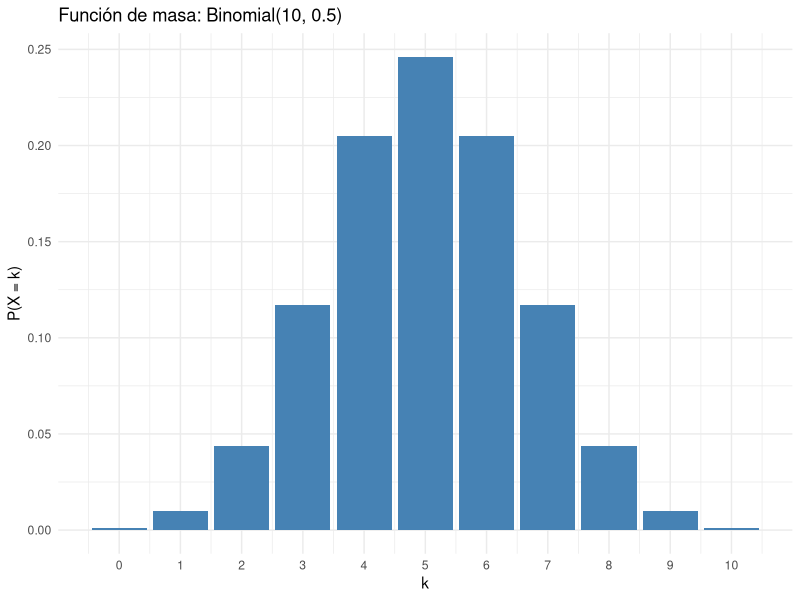
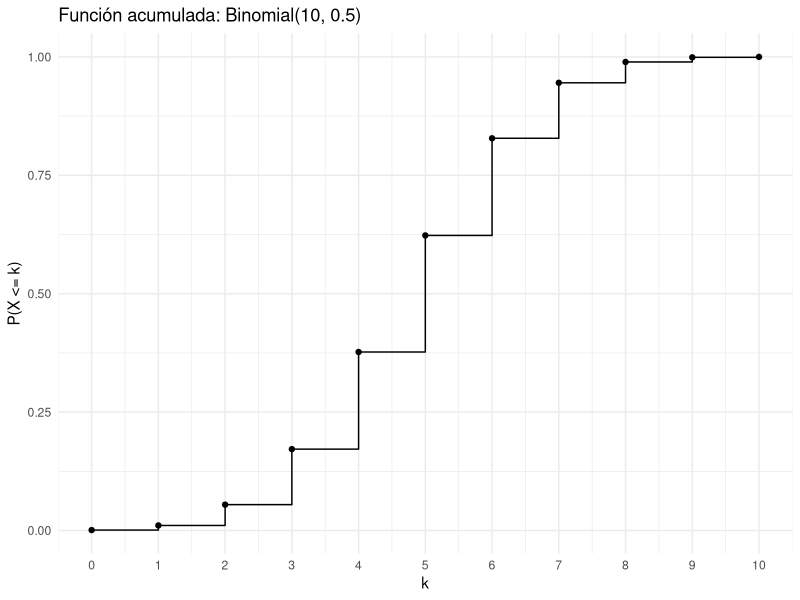
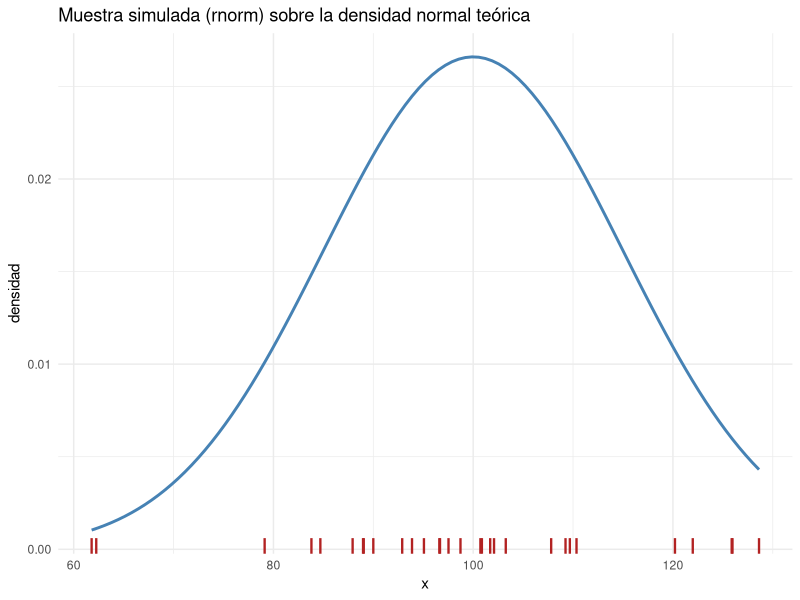
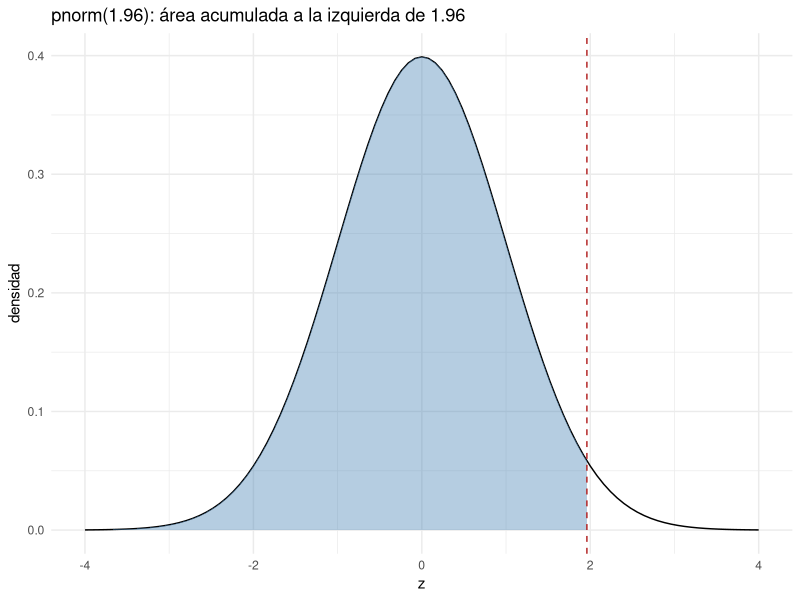
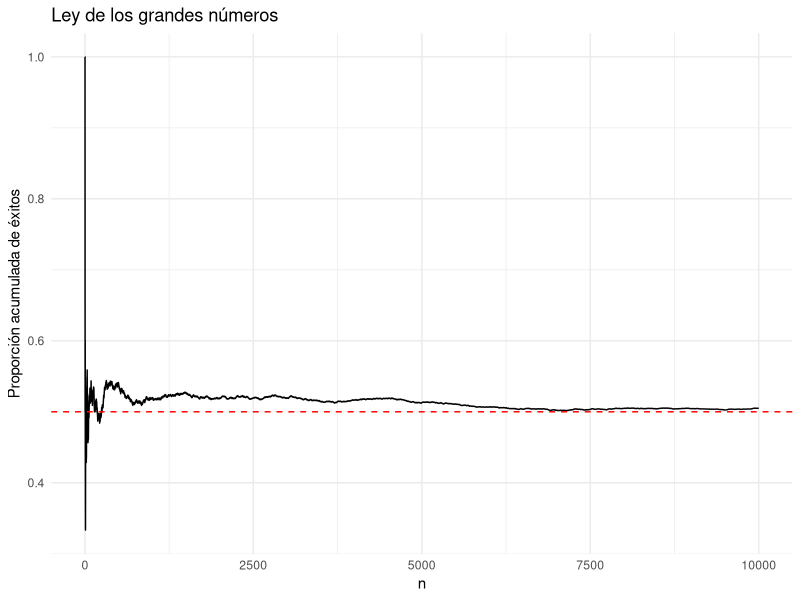
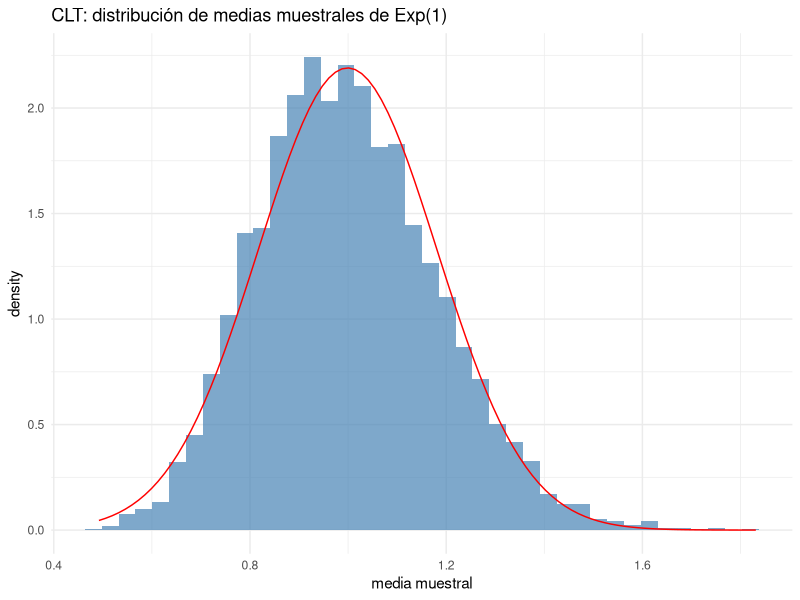
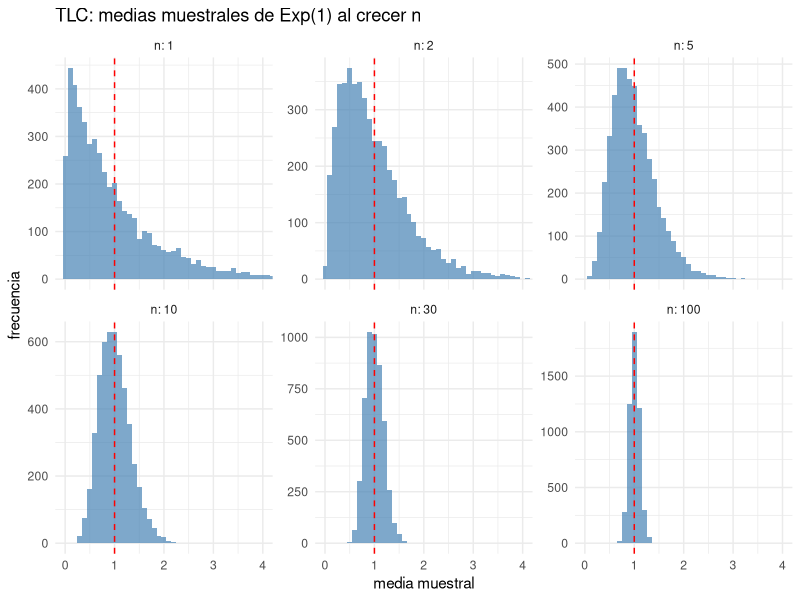
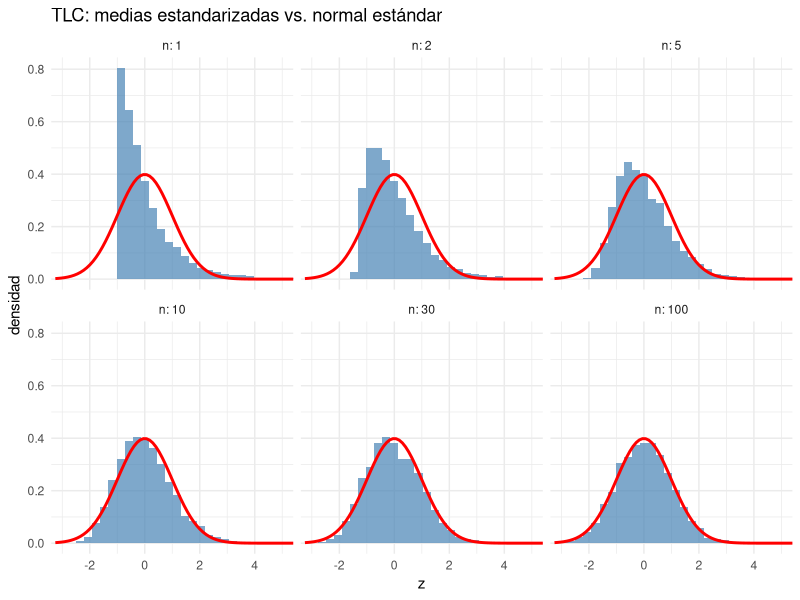

Source code (R) for these figures, in order:
# =============================================================================
# Sesión 6 — Día 3 · tarde — Cómputo estadístico y simulación
# Curso de nivelación en R — CIMAT Aguascalientes
# =============================================================================
#
# Objetivo de la sesión (2h):
#   Usar la familia d/p/q/r para trabajar con distribuciones, fijar semillas
#   para reproducibilidad, simular experimentos con Monte Carlo, generar
#   datasets ficticios (fechas, categorías, IDs), resumir datos con las
#   herramientas de estadística descriptiva de R (quantile, IQR, cor, cov,
#   skimr::skim()), y dar el primer paso hacia inferencia con t.test().

library(tidyverse)
library(skimr)      # resúmenes descriptivos rápidos de un data frame completo

# Función de la sesión anterior, la reutilizamos aquí:
error_estandar <- function(x, na.rm = TRUE) {
  n <- if (na.rm) sum(!is.na(x)) else length(x)
  sd(x, na.rm = na.rm) / sqrt(n)
}

# -----------------------------------------------------------------------------
# 1. Distribuciones en R: la familia d/p/q/r
# -----------------------------------------------------------------------------
# Para cada distribución (norm, binom, pois, unif, t, chisq, exp, ...) hay
# cuatro funciones:
#   d<dist>()  densidad / masa de probabilidad         dnorm(0)
#   p<dist>()  función de distribución acumulada (CDF)  pnorm(1.96)
#   q<dist>()  cuantil (inversa de la CDF)               qnorm(0.975)
#   r<dist>()  generación de números aleatorios          rnorm(10)

dnorm(0, mean = 0, sd = 1)          # altura de la densidad normal en 0
pnorm(1.96)                          # P(Z <= 1.96) ≈ 0.975
qnorm(0.975)                         # cuantil 97.5% ≈ 1.96
rnorm(5, mean = 100, sd = 15)        # 5 valores aleatorios N(100, 15^2)

# Mismo patrón para binomial, Poisson, etc.
dbinom(3, size = 10, prob = 0.5)     # P(X = 3) con X ~ Binomial(10, 0.5)
ppois(5, lambda = 3)                 # P(X <= 5) con X ~ Poisson(3)

# Discreta, X ~ Binomial(10, 0.5): número de águilas en 10 volados
# d = función de masa P(X = k)
dbinom(3, size = 10, prob = 0.5)             # P(X = 3)
dbinom(0:10, size = 10, prob = 0.5)          # toda la función de masa, k = 0, ..., 10
sum(dbinom(0:10, size = 10, prob = 0.5))     # suma 1

# p = función acumulada P(X <= k); de ella salen las demás probabilidades
pbinom(3, size = 10, prob = 0.5)             # P(X <= 3)
sum(dbinom(0:3, size = 10, prob = 0.5))      # lo mismo: la acumulada es la suma de la masa

1 - pbinom(3, size = 10, prob = 0.5)                    # P(X > 3)
pbinom(3, size = 10, prob = 0.5, lower.tail = FALSE)    # lo mismo, sin restar
pbinom(5, 10, 0.5) - pbinom(1, 10, 0.5)                 # P(2 <= X <= 5): se resta P(X <= 1), no P(X <= 2)

# q = cuantil
qbinom(0.5, size = 10, prob = 0.5)           # mediana: el k más chico con P(X <= k) >= 0.5

# La masa y la acumulada en gráfica
dist_binomial <- tibble(
  k         = 0:10,
  masa      = dbinom(k, size = 10, prob = 0.5),
  acumulada = pbinom(k, size = 10, prob = 0.5)
)

ggplot(dist_binomial, aes(k, masa)) +
  geom_col(fill = "steelblue") +
  scale_x_continuous(breaks = 0:10) +
  labs(title = "Función de masa: Binomial(10, 0.5)", y = "P(X = k)") +
  theme_minimal()

ggplot(dist_binomial, aes(k, acumulada)) +
  geom_step() +                        # escalón: la acumulada salta en cada k
  geom_point() +
  scale_x_continuous(breaks = 0:10) +
  labs(title = "Función acumulada: Binomial(10, 0.5)", y = "P(X <= k)") +
  theme_minimal()

# Continua, X ~ Normal(100, 15): d es una altura; las probabilidades salen de p
dnorm(100, mean = 100, sd = 15)              # altura de la curva en 100 (no es probabilidad)

pnorm(115, mean = 100, sd = 15)              # P(X <= 115)
1 - pnorm(115, mean = 100, sd = 15)          # P(X > 115)
pnorm(115, 100, 15) - pnorm(85, 100, 15)     # P(85 < X < 115)

qnorm(0.90, mean = 100, sd = 15)             # percentil 90
pnorm(qnorm(0.90, 100, 15), 100, 15)         # q y p son inversas: regresa 0.90

# ¿Dónde caen los valores simulados? Densidad teórica + la muestra encima
set.seed(2026)
muestra_normal <- rnorm(30, mean = 100, sd = 15)

ggplot(tibble(x = muestra_normal), aes(x = x)) +
  stat_function(fun = dnorm, args = list(mean = 100, sd = 15), color = "steelblue", linewidth = 1) +
  geom_rug(color = "firebrick", linewidth = 0.8) +
  labs(title = "Muestra simulada (rnorm) sobre la densidad normal teórica",
       x = "x", y = "densidad") +
  theme_minimal()

# pnorm() como área acumulada bajo la curva; qnorm() es la frontera de esa área
ggplot(tibble(x = c(-4, 4)), aes(x)) +
  stat_function(fun = dnorm) +
  stat_function(fun = dnorm, xlim = c(-4, 1.96), geom = "area", fill = "steelblue", alpha = 0.4) +
  geom_vline(xintercept = qnorm(0.975), linetype = "dashed", color = "firebrick") +
  labs(title = "pnorm(1.96): área acumulada a la izquierda de 1.96",
       x = "z", y = "densidad") +
  theme_minimal()

# -----------------------------------------------------------------------------
# 2. Números aleatorios y reproducibilidad
# -----------------------------------------------------------------------------

set.seed(2026)      # fija la semilla: reproducibilidad total de lo aleatorio
rnorm(3)
set.seed(2026)
rnorm(3)             # idéntico al anterior

# -----------------------------------------------------------------------------
# 3. Simulación Monte Carlo
# -----------------------------------------------------------------------------

# Ejemplo 1: Ley de los grandes números
set.seed(1)
lanzamientos <- sample(c(0, 1), size = 10000, replace = TRUE, prob = c(0.5, 0.5))
medias_acumuladas <- cumsum(lanzamientos) / seq_along(lanzamientos)

tibble(n = seq_along(medias_acumuladas), media = medias_acumuladas) %>%
  ggplot(aes(n, media)) +
  geom_line() +
  geom_hline(yintercept = 0.5, color = "red", linetype = "dashed") +
  labs(title = "Ley de los grandes números", x = "n", y = "Proporción acumulada de éxitos") +
  theme_minimal()

# Ejemplo 2: TLC -- muestras de una exponencial (asimétrica), medias se vuelven normales.
set.seed(1)
n_muestra <- 30
n_repeticiones <- 5000

medias <- replicate(n_repeticiones, mean(rexp(n_muestra, rate = 1)))

tibble(medias) %>%
  ggplot(aes(medias)) +
  geom_histogram(aes(y = after_stat(density)), bins = 40, fill = "steelblue", alpha = 0.7) +
  stat_function(fun = dnorm, args = list(mean = mean(medias), sd = sd(medias)), color = "red") +
  labs(title = "CLT: distribución de medias muestrales de Exp(1)", x = "media muestral") +
  theme_minimal()

# ¿Qué pasa cuando n crece? Repetimos la simulación para varios tamaños de muestra.
set.seed(1)
tamanos <- c(1, 2, 5, 10, 30, 100)

medias_por_n <- tibble(
  n     = rep(tamanos, each = n_repeticiones),
  media = unlist(lapply(tamanos, function(k) replicate(n_repeticiones, mean(rexp(k, rate = 1)))))
)

# Escala original: la forma pierde asimetría y se concentra alrededor de la media real (1)
ggplot(medias_por_n, aes(media)) +
  geom_histogram(binwidth = 0.1, fill = "steelblue", alpha = 0.7) +
  geom_vline(xintercept = 1, color = "red", linetype = "dashed") +
  facet_wrap(~ n, labeller = label_both, scales = "free_y") +   # label_both: título "n: 30"
  coord_cartesian(xlim = c(0, 4)) +
  labs(title = "TLC: medias muestrales de Exp(1) al crecer n", x = "media muestral", y = "frecuencia") +
  theme_minimal()

# Estandarizadas, z = (media - mu) / (sigma / sqrt(n)): se acercan a la N(0, 1) (curva roja)
medias_por_n %>%
  mutate(z = (media - 1) / (1 / sqrt(n))) %>%      # Exp(1): mu = 1, sigma = 1
  ggplot(aes(z)) +
  geom_histogram(aes(y = after_stat(density)), bins = 40, fill = "steelblue", alpha = 0.7) +
  stat_function(fun = dnorm, color = "red", linewidth = 1) +
  facet_wrap(~ n, labeller = label_both) +
  coord_cartesian(xlim = c(-3, 5)) +
  labs(title = "TLC: medias estandarizadas vs. normal estándar", x = "z", y = "densidad") +
  theme_minimal()

# Mismo fenómeno con una población discreta: el promedio de n lanzamientos de un dado
set.seed(1)
tamanos_dado <- c(1, 2, 10, 30)

medias_dado <- tibble(
  n     = rep(tamanos_dado, each = n_repeticiones),
  media = unlist(lapply(tamanos_dado, function(k) replicate(n_repeticiones, mean(sample(1:6, k, replace = TRUE)))))
)

ggplot(medias_dado, aes(media)) +
  geom_histogram(binwidth = 0.1, fill = "darkorange", alpha = 0.8) +
  facet_wrap(~ n, labeller = label_both, scales = "free_y") +
  labs(title = "TLC con un dado: promedio de n lanzamientos", x = "promedio de las caras", y = "frecuencia") +
  theme_minimal()

# Otras distribuciones: una función que repite la simulación para cualquier r<dist>()
simular_medias <- function(nombre, rdist, tamanos = c(1, 5, 30, 100)) {
  tibble(
    distribucion = nombre,
    n            = rep(tamanos, each = n_repeticiones),
    media        = unlist(lapply(tamanos, function(k) replicate(n_repeticiones, mean(rdist(k)))))
  )
}

# Continuas: sin importar la forma original, las medias estandarizadas se acercan a la N(0, 1)
set.seed(1)
medias_continuas <- bind_rows(      # bind_rows(): apila tablas con las mismas columnas
  simular_medias("Beta(0.5, 0.5): forma de U",   function(k) rbeta(k, 0.5, 0.5)),
  simular_medias("Chi-cuadrada(1): asimétrica",  function(k) rchisq(k, df = 1)),
  simular_medias("Lognormal(0, 1): cola pesada", function(k) rlnorm(k))
)

medias_continuas %>%
  group_by(distribucion, n) %>%
  mutate(z = (media - mean(media)) / sd(media)) %>%     # estandariza dentro de cada panel
  ggplot(aes(z)) +
  geom_histogram(aes(y = after_stat(density)), binwidth = 0.25, fill = "steelblue", alpha = 0.7) +
  stat_function(fun = dnorm, color = "red", linewidth = 0.8) +
  facet_grid(distribucion ~ n, labeller = labeller(n = label_both)) +
  coord_cartesian(xlim = c(-3, 5)) +
  labs(title = "TLC con distribuciones continuas: medias estandarizadas vs. N(0, 1)", x = "z", y = "densidad") +
  theme_minimal()

# Discretas: se grafica la suma (entera) en vez de la media; tienen la misma forma (media = suma / n)
set.seed(1)
medias_discretas <- bind_rows(
  simular_medias("Poisson(0.5)",    function(k) rpois(k, lambda = 0.5)),
  simular_medias("Geométrica(0.3)", function(k) rgeom(k, prob = 0.3))
)

medias_discretas %>%
  mutate(suma = round(media * n)) %>%
  ggplot(aes(suma)) +
  geom_bar(fill = "darkorange", alpha = 0.8) +
  facet_wrap(~ distribucion + n, scales = "free", ncol = 4, labeller = labeller(n = label_both)) +
  labs(title = "TLC con distribuciones discretas: suma de n observaciones", x = "suma (= n * media)", y = "frecuencia") +
  theme_minimal()

# -----------------------------------------------------------------------------
# 4. Generar datos ficticios para practicar
# -----------------------------------------------------------------------------
# Dataset ficticio combinando sample(), fechas y las funciones r<dist>() ya vistas.

set.seed(42)
n <- 200

datos_ficticios <- tibble(
  id        = sprintf("ID%03d", 1:n),                                    # identificador secuencial
  fecha     = sample(seq(as.Date("2024-01-01"), as.Date("2024-12-31"),
                          by = "day"), n, replace = TRUE),                # fechas aleatorias en un rango
  categoria = sample(c("A", "B", "C"), n, replace = TRUE,
                      prob = c(0.5, 0.3, 0.2)),                          # categorías con probabilidades distintas
  cliente   = sample(c("Ana", "Luis", "Marta", "Iván", "Sofía"), n,
                      replace = TRUE),                                   # nombres ficticios (con repetición)
  monto     = round(rgamma(n, shape = 2, rate = 0.1), 2)                 # numérica asimétrica (p.ej. montos de compra)
)

datos_ficticios
table(datos_ficticios$categoria)          # verifica que las proporciones cuadran aprox.

# -----------------------------------------------------------------------------
# 5. Estadística descriptiva: resumen numérico
# -----------------------------------------------------------------------------
# Más allá de mean()/sd(), estas son las funciones que vas a usar todo el
# tiempo para resumir una variable numérica.

x <- mtcars$mpg

summary(x)                            # resumen de 6 números: min, Q1, mediana, media, Q3, max
quantile(x)                           # cuartiles (0%, 25%, 50%, 75%, 100%)
quantile(x, probs = c(0.1, 0.9))      # cuantiles arbitrarios
IQR(x)                                # rango intercuartílico: Q3 - Q1 (dispersión robusta)

# cor()/cov(): relación ENTRE dos variables numéricas
cor(mtcars$mpg, mtcars$hp)     # correlación de Pearson, entre -1 y 1
cov(mtcars$mpg, mtcars$hp)     # covarianza (misma idea, sin normalizar a [-1, 1])

# cor() sobre varias columnas a la vez da la matriz de correlaciones
cor(mtcars[, c("mpg", "hp", "wt")])

# skimr::skim() automatiza todo lo anterior: punto de partida típico al explorar un dataset.
skim(mtcars[, c("mpg", "hp", "wt")])

# Lo mismo, con datos reales del curso:
clima <- read_csv("data/clima.csv")
quantile(clima$precipitacion_mm)
IQR(clima$precipitacion_mm)
cor(clima$temperatura_c, clima$precipitacion_mm)

# -----------------------------------------------------------------------------
# 6. Introducción a la inferencia: t.test()
# -----------------------------------------------------------------------------
# t.test() hace una prueba t y, de paso, regresa el intervalo de confianza
# para la media: ya no hace falta calcularlo a mano con error_estandar().

set.seed(2026)
muestra <- rnorm(30, mean = 100, sd = 15)

prueba <- t.test(muestra, mu = 95)   # H0: la media poblacional es 95
prueba
prueba$p.value          # valor p
prueba$conf.int         # intervalo de confianza (95% por default)

# Comparar dos grupos (dos muestras independientes):
grupo1 <- rnorm(20, mean = 50, sd = 5)
grupo2 <- rnorm(20, mean = 53, sd = 5)

t.test(grupo1, grupo2, var.equal = TRUE)    # asumiendo varianzas iguales
t.test(grupo1, grupo2, var.equal = FALSE)   # prueba de Welch (varianzas distintas; es el default)

# Con notación de fórmula, sobre datos reales: ¿difiere la temperatura entre ciudades?
t.test(temperatura_c ~ ciudad, data = clima)

# =============================================================================
# EJERCICIOS
# =============================================================================

# 1. Usando qnorm(), encuentra el valor crítico de una normal estándar para
#    un intervalo de confianza del 90%.

# 2. Simula 10,000 lanzamientos de un dado justo (sample(1:6, ...)) y
#    verifica con una tabla (table()/prop.table()) que cada cara aparece
#    aproximadamente 1/6 de las veces.

# 3. Escribe una función `intervalo_confianza_media(x, conf = 0.95)` que
#    reciba un vector y regrese el intervalo de confianza para la media
#    usando la aproximación normal: media +/- z * error_estandar(x).

# 4. (Reto) Repite la simulación del CLT del ejemplo 2 pero partiendo de una
#    distribución uniforme (runif) y de una binomial con p = 0.05
#    (muy asimétrica). ¿Con qué tamaño de muestra n empieza a verse
#    razonablemente normal en cada caso?

# 5. Genera tu propio dataset ficticio con al menos 4 columnas (incluyendo una
#    fecha y una variable categórica) y n = 150 filas. Usa table()/
#    prop.table() para verificar que las categorías respetan aproximadamente
#    las probabilidades que definiste en el prob de sample().

# 6. Usando mtcars$wt, calcula el resumen de 5 números (quantile()), el IQR,
#    y determina si hay valores atípicos con la regla Q1 - 1.5*IQR /
#    Q3 + 1.5*IQR. ¿Cuál es la correlación entre wt y mpg? ¿Tiene sentido
#    el signo?

# 7. Simula dos muestras normales con medias distintas (rnorm) y usa t.test()
#    para probar si la diferencia de medias es significativa. Repite con
#    medias iguales: ¿cambia el valor p como esperabas?

# =============================================================================
# EJEMPLO: simular y analizar un experimento A/B
# =============================================================================
# Combina simulación, estadística descriptiva y t.test en un solo flujo: el
# tipo de análisis que harías con datos reales de un experimento.

set.seed(7)
n_por_grupo <- 40

# Simulamos un experimento: el grupo B (una versión nueva de una página web)
# tiene un tiempo de conversión ligeramente menor (mejor) que el grupo A.
tiempo_A <- rnorm(n_por_grupo, mean = 45, sd = 12)   # segundos, versión actual
tiempo_B <- rnorm(n_por_grupo, mean = 40, sd = 12)   # segundos, versión nueva

experimento <- tibble(
  grupo = rep(c("A", "B"), each = n_por_grupo),
  tiempo = c(tiempo_A, tiempo_B)
)

# Resumen descriptivo por grupo
experimento %>%
  group_by(grupo) %>%
  summarize(n = n(), media = mean(tiempo), mediana = median(tiempo),
            sd = sd(tiempo), IQR = IQR(tiempo))

# Visualizar antes de probar formalmente -- siempre vale la pena
ggplot(experimento, aes(x = grupo, y = tiempo, fill = grupo)) +
  geom_boxplot(alpha = 0.7) +
  labs(title = "Tiempo de conversión por grupo del experimento", y = "segundos") +
  theme_minimal()

# t.test() también acepta notación de fórmula (variable ~ grupo):
t.test(tiempo ~ grupo, data = experimento)

# 8. Simula dos muestras normales `grupo_control` y `grupo_tratamiento`
#    (n = 30 cada una) con una diferencia de medias pequeña (p.ej. 50 vs.
#    52) y usa t.test() para ver si la diferencia es significativa. Repite
#    con una diferencia más grande (50 vs. 60): ¿cambia el valor p como
#    esperabas?

# 9. (Reto) Usando tus muestras simuladas del ejercicio 8, repite la
#    simulación 500 veces (con replicate()) y calcula en qué proporción de
#    las repeticiones el t.test() detecta una diferencia significativa
#    (p < 0.05) -- esto es, informalmente, el "poder" de la prueba.

# 10. Usando data/clima.csv, calcula la temperatura promedio y el IQR de
#     precipitación por ciudad (dplyr). ¿La diferencia de temperatura del
#     t.test() de arriba es consistente con esos promedios?

# 11. Repite la visualización de "dónde caen los valores simulados" (sección
#     1) pero para una muestra runif(30, min = 0, max = 10) sobre su
#     densidad teórica (dunif()).
